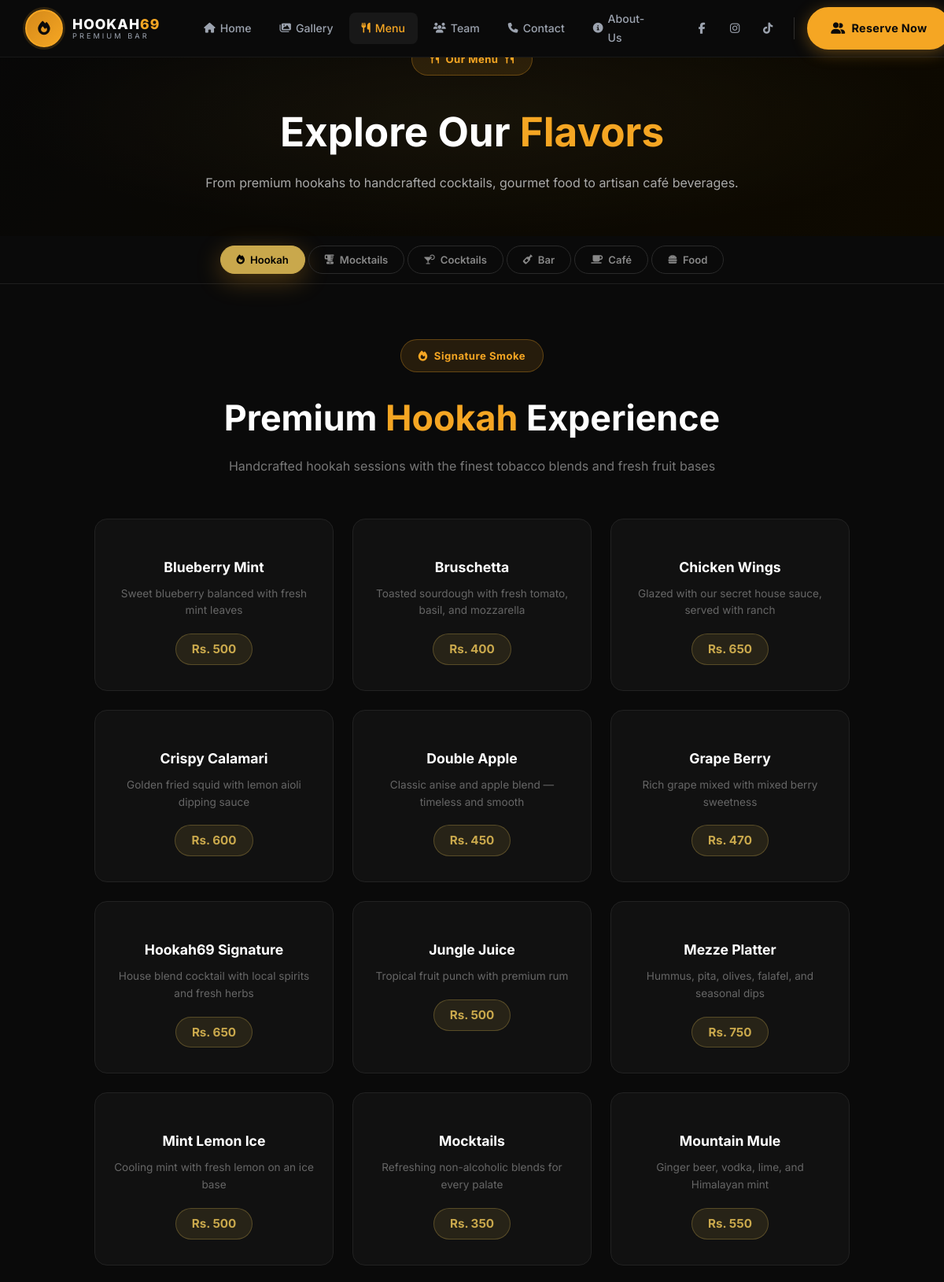
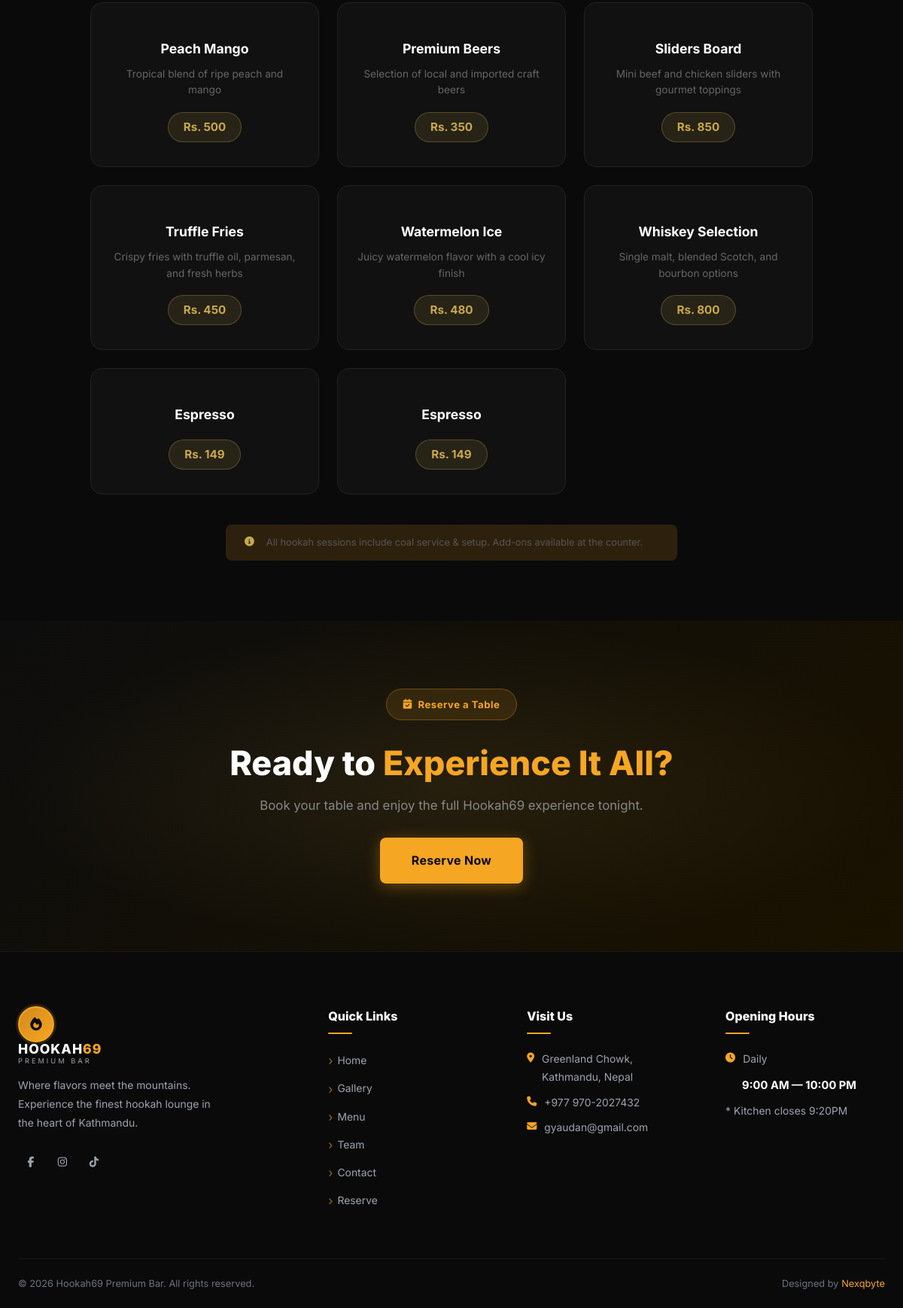
/menu/, run on an earlier commit of the app's database (2 pictures, top to bottom).
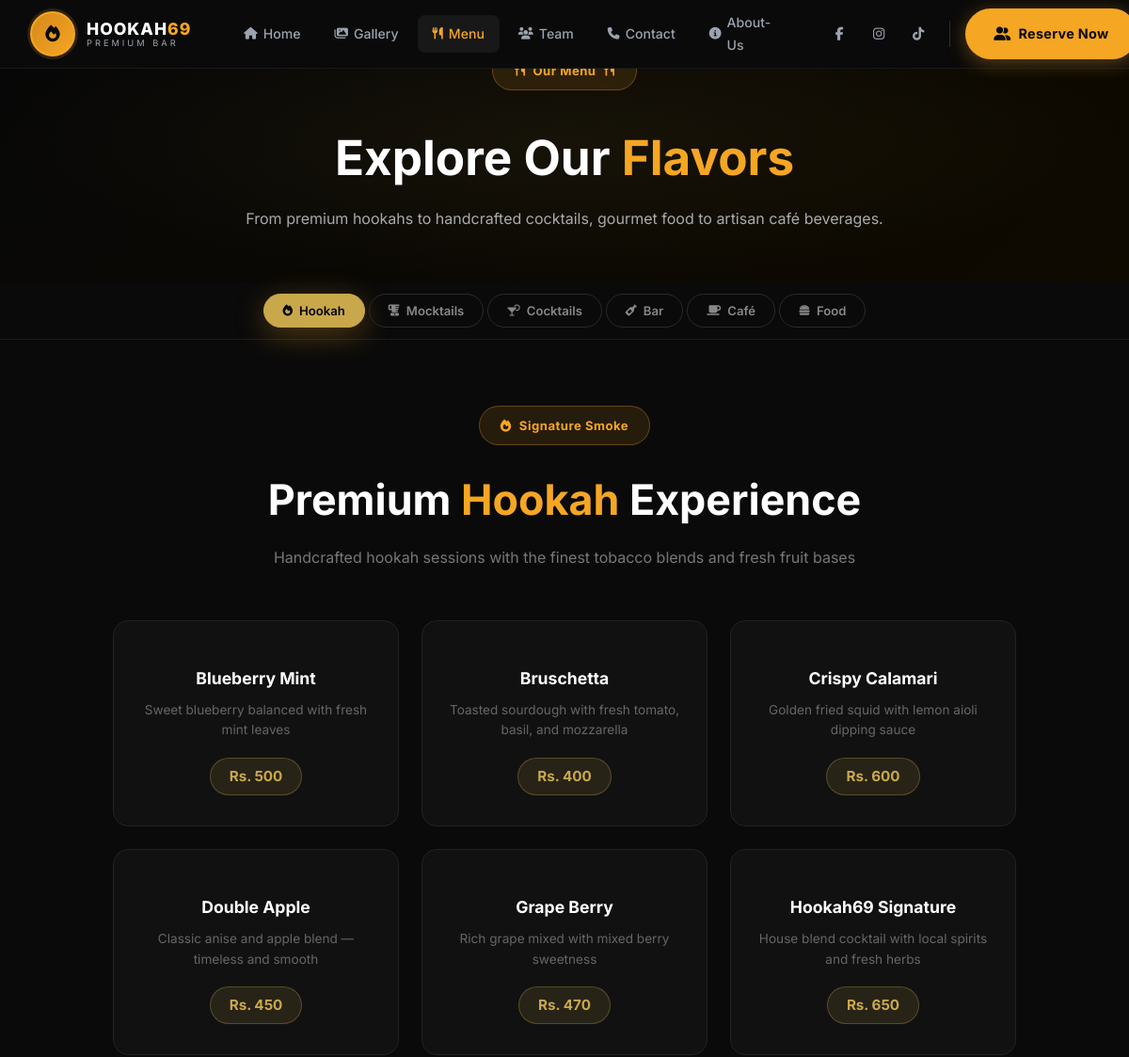
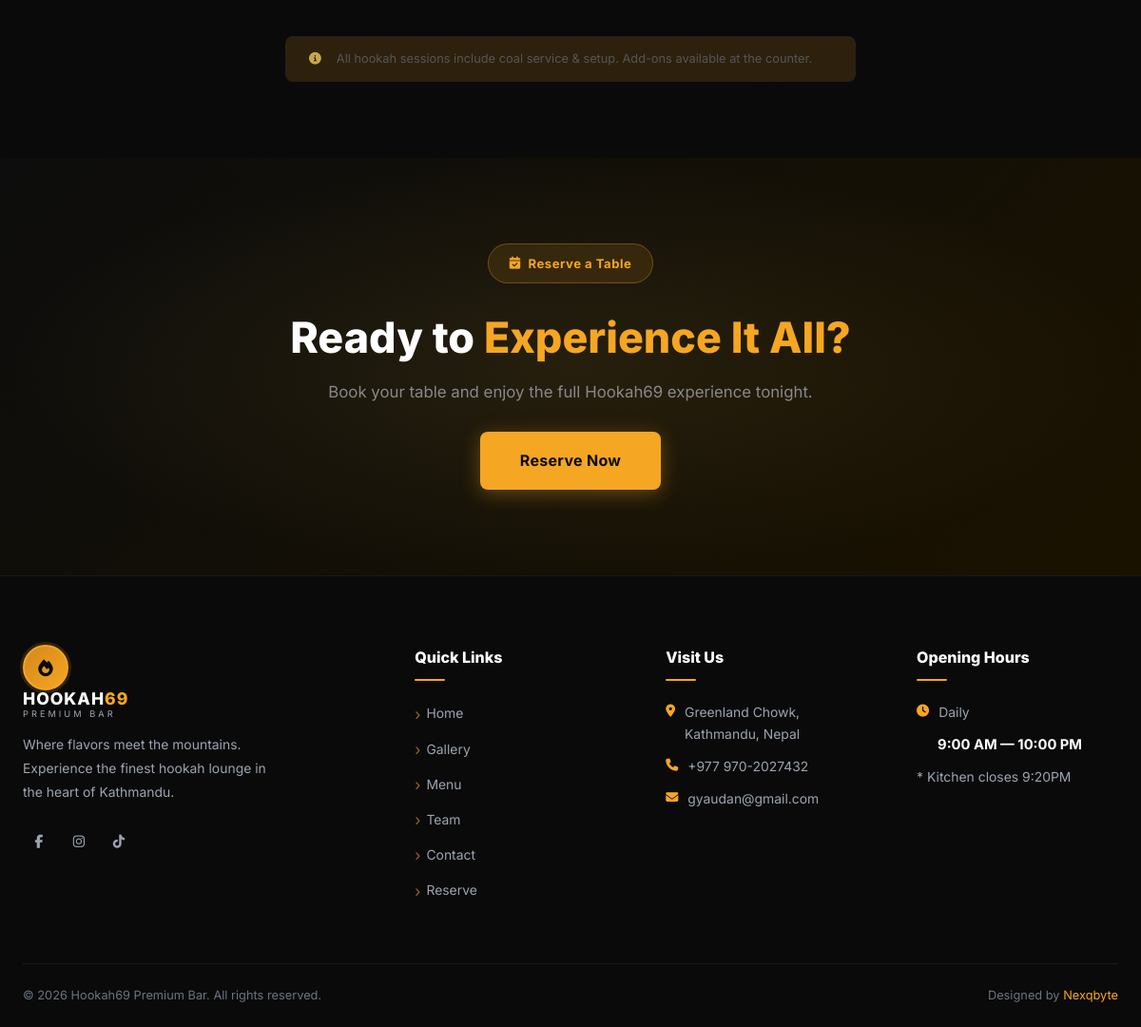
And on a later commit of the database (2 pictures, top to bottom).
### core/models.py (models this page shows, shortened)
class MenuItem(models.Model):
    TAB_CHOICES = [
        ('smoke',     'Hookah / Smoke'),
        ('mocktails', 'Mocktails'),
        ('cocktails', 'Cocktails'),
        ('bar',       'Bar'),
        ('cafe',      'Café'),
        ('food',      'Food'),
    ]
    SUBCATEGORY_CHOICES = [
        ('spirits',      'Spirits'),
        ('wine',         'Wine'),
        ('shots',        'Shots'),
        ('beers',        'Beer'),
        ('espresso',     'Espresso Based'),
        ('ice_espresso', 'Ice Espresso'),
        ('frappes',      'Frappes'),
        ('alternatives', 'Hot & Cold Alternatives'),
        ('milkshakes',   'Milkshakes'),
        ('lassi',        'Lassi'),
        ('matcha',       'Matcha'),
        ('juices',       'Fresh Juices'),
        ('tea',          'Tea'),
        ('salads',       'Salads'),
        ('gravy',        'Gravy with Rice'),
        ('rice_bowl',    'Rice Bowl'),
        ('veg_snacks',   'Veg Snacks'),
        ('nonveg_snacks','Non-Veg Snacks'),
        ('specials',     "Chef's Specials"),
        ('sizzler',      'Sizzler'),
        ('burgers',      'Burgers & Sandwiches'),
        ('chowmien',     'Chowmien'),
        ('noodles',      'Noodles'),
        ('pizza',        'Pizza'),
        ('pasta',        'Pasta'),
        ('momo',         'MO:MO'),
    ]
    BADGE_CHOICES = [
        ('', 'None'),
        ('POPULAR',    'Popular'),
        ('BESTSELLER', 'Bestseller'),
        ('PREMIUM',    'Premium'),
        ('NEW',        'New'),
        ('SPECIAL',    'Special'),
    ]
    tab         = models.CharField(max_length=20, choices=TAB_CHOICES, default='smoke')
    subcategory = models.CharField(max_length=20, choices=SUBCATEGORY_CHOICES, blank=True, default='',
                                   help_text='Required for Bar, Café, and Food items to place them in the right section.')
    name        = models.CharField(max_length=150)
    description = models.TextField(blank=True)
    icon        = models.CharField(max_length=10, blank=True, default='',
                                   help_text='Emoji (e.g. 🍸) or leave blank.')
    badge       = models.CharField(max_length=20, choices=BADGE_CHOICES, blank=True, default='')
    quote       = models.CharField(max_length=200, blank=True, default='',
                                   help_text='Italic tagline shown under the name (mocktails / cocktails).')
    price  = models.CharField(max_length=30, help_text='Main price (or 30ml / Glass / Steam / Small).')
    price2 = models.CharField(max_length=30, blank=True, default='',
                              help_text='Second price (750ml / Bottle / Kothey / Large).')
    price3 = models.CharField(max_length=30, blank=True, default='', help_text='Jhol price (MO:MO only).')
    price4 = models.CharField(max_length=30, blank=True, default='', help_text='Chilly price (MO:MO only).')
    sort_order = models.PositiveIntegerField(default=0, help_text='Lower numbers appear first.')
    is_active  = models.BooleanField(default=True, help_text='Uncheck to hide from menu without deleting.')
    class Meta:
        ordering = ['tab', 'subcategory', 'sort_order', 'name']
    def as_dict(self):  # noqa: keep for view usage
        return {
            'name':        self.name,
            'desc':        self.description,
            'icon':        self.icon,
            'badge':       self.badge,
            'quote':       self.quote,
            'price':       self.price,
            'price2':      self.price2,
            'price3':      self.price3,
            'price4':      self.price4,
            'price30':     self.price,
            'price750':    self.price2,
            'glass':       self.price,
            'bottle':      self.price2,
            'steam':       self.price,
            'kothey':      self.price2,
            'jhol':        self.price3,
            'chilly':      self.price4,
        }

### core/views.py (the view)
# urls.py: path('menu/', views.menu, name='menu'),
def menu(request):
    return render(request, 'core/menu.html', {
        'smoke_items':       _db_or_fallback('smoke',     '',              SMOKE_ITEMS),
        'mocktail_items':    _db_or_fallback('mocktails', '',              MOCKTAIL_ITEMS),
        'cocktail_items':    _db_or_fallback('cocktails', '',              COCKTAIL_ITEMS),
        'spirits':           _db_or_fallback('bar',       'spirits',       SPIRITS),
        'wines':             _db_or_fallback('bar',       'wine',          WINES),
        'shots':             _db_or_fallback('bar',       'shots',         SHOTS),
        'beers':             _db_or_fallback('bar',       'beers',         BEERS),
        'cafe_espresso':     _db_or_fallback('cafe',      'espresso',      CAFE_ESPRESSO),
        'cafe_ice_espresso': _db_or_fallback('cafe',      'ice_espresso',  CAFE_ICE_ESPRESSO),
        'cafe_alternatives': _db_or_fallback('cafe',      'alternatives',  CAFE_ALTERNATIVES),
        'frappes':           _db_or_fallback('cafe',      'frappes',       FRAPPES),
        'milkshakes':        _db_or_fallback('cafe',      'milkshakes',    MILKSHAKES),
        'lassi':             _db_or_fallback('cafe',      'lassi',         LASSI),
        'juices':            _db_or_fallback('cafe',      'juices',        JUICES),
        'matcha':            _db_or_fallback('cafe',      'matcha',        MATCHA),
        'tea':               _db_or_fallback('cafe',      'tea',           TEA),
        'food_salads':       _db_or_fallback('food',      'salads',        FOOD_SALADS),
        'food_gravy':        _db_or_fallback('food',      'gravy',         FOOD_GRAVY),
        'food_rice_bowl':    _db_or_fallback('food',      'rice_bowl',     FOOD_RICE_BOWL),
        'food_veg_snacks':   _db_or_fallback('food',      'veg_snacks',    FOOD_VEG_SNACKS),
        'food_nonveg_snacks':_db_or_fallback('food',      'nonveg_snacks', FOOD_NONVEG_SNACKS),
        'food_special':      _db_or_fallback('food',      'specials',      FOOD_SPECIAL),
        'food_burger':       _db_or_fallback('food',      'burgers',       FOOD_BURGER),
        'food_sizzler':      _db_or_fallback('food',      'sizzler',       FOOD_SIZZLER),
        'food_chowmien':     _db_or_fallback('food',      'chowmien',      FOOD_CHOWMIEN),
        'food_pasta':        _db_or_fallback('food',      'pasta',         FOOD_PASTA),
        'food_pizza':        _db_or_fallback('food',      'pizza',         FOOD_PIZZA),
        'food_noodles':      _db_or_fallback('food',      'noodles',       FOOD_NOODLES),
        'food_momo':         _db_or_fallback('food',      'momo',          FOOD_MOMO),
    })

### core/templates/core/menu.html (shortened to what this page needs)
{% extends 'core/base.html' %}
{% load static %}
{% block content %}
<section class="menu-hero">
    <div class="menu-hero-overlay"></div>
    <div class="menu-hero-content">
        <div class="section-badge"><i class="fas fa-utensils"></i> Our Menu <i class="fas fa-utensils"></i></div>
        <h1>Explore Our <span class="gold">Flavors</span></h1>
        <p>From premium hookahs to handcrafted cocktails, gourmet food to artisan café beverages.</p>
    </div>
</section>
<div class="menu-tab-bar">
    <div class="menu-tabs" id="menuTabs">
        <button class="menu-tab active" data-tab="smoke"><i class="fas fa-fire"></i><span>Hookah</span></button>
        <button class="menu-tab" data-tab="mocktails"><i class="fas fa-blender"></i><span>Mocktails</span></button>
        <button class="menu-tab" data-tab="cocktails"><i class="fas fa-cocktail"></i><span>Cocktails</span></button>
        <button class="menu-tab" data-tab="bar"><i class="fas fa-wine-bottle"></i><span>Bar</span></button>
        <button class="menu-tab" data-tab="cafe"><i class="fas fa-coffee"></i><span>Café</span></button>
        <button class="menu-tab" data-tab="food"><i class="fas fa-hamburger"></i><span>Food</span></button>
    </div>
</div>
<div class="menu-panel active" id="tab-smoke">
    <div class="hookah-panel">
        <div class="panel-header">
            <div class="section-badge"><i class="fas fa-fire"></i> Signature Smoke</div>
            <h2>Premium <span class="gold">Hookah</span> Experience</h2>
            <p>Handcrafted hookah sessions with the finest tobacco blends and fresh fruit bases</p>
        </div>
        <div class="smoke-grid">
            {% for item in smoke_items %}
            <div class="smoke-card{% if item.badge == 'PREMIUM' %} smoke-card--premium{% endif %}">
                <h3 class="smoke-name">{{ item.name }}</h3>
                <p class="smoke-desc">{{ item.desc }}</p>
                <div class="smoke-price">Rs. {{ item.price }}</div>
            </div>
            {% endfor %}
        </div>
        <div class="menu-note"><i class="fas fa-info-circle"></i> All hookah sessions include coal service &amp; setup. Add-ons available at the counter.</div>
    </div>
</div>
<section class="cta-section">
    <div class="cta-content">
        <div class="section-badge" style="justify-content:center;display:inline-flex;"><i class="fas fa-calendar-check"></i> Reserve a Table</div>
        <h2>Ready to <span class="gold">Experience It All?</span></h2>
        <p>Book your table and enjoy the full Hookah69 experience tonight.</p>
        <a href="{% url 'reserve' %}" class="btn btn-orange btn-lg">Reserve Now</a>
    </div>
</section>
{% endblock %}

### core/templates/core/base.html (shortened to what this page needs)
{% load static %}
<!DOCTYPE html>
<html lang="en">
<head>
    <link rel="stylesheet" href="{% static 'core/css/style.css' %}" />
    <link rel="stylesheet" href="https://cdnjs.cloudflare.com/ajax/libs/font-awesome/6.5.0/css/all.min.css" />
</head>
<body>
<nav class="navbar" id="navbar">
    <div class="nav-container">
        <a href="{% url 'index' %}" class="nav-logo">
            <div class="logo-icon-wrap">
                <i class="fas fa-fire logo-icon"></i>
            </div>
            <div class="logo-text">
                <span class="logo-main">HOOKAH<span>69</span></span>
                <span class="logo-sub">Premium Bar</span>
            </div>
        </a>
        <ul class="nav-links" id="navLinks">
            <li><a href="{% url 'index' %}" class="nav-link {% if request.resolver_match.url_name == 'index' %}active{% endif %}"><i class="fas fa-home"></i> Home</a></li>
            <li><a href="{% url 'gallery' %}" class="nav-link {% if request.resolver_match.url_name == 'gallery' %}active{% endif %}"><i class="fas fa-images"></i> Gallery</a></li>
            <li><a href="{% url 'menu' %}" class="nav-link {% if request.resolver_match.url_name == 'menu' %}active{% endif %}"><i class="fas fa-utensils"></i> Menu</a></li>
            <li><a href="{% url 'team' %}" class="nav-link {% if request.resolver_match.url_name == 'team' %}active{% endif %}"><i class="fas fa-users"></i> Team</a></li>
            <li><a href="{% url 'contact' %}" class="nav-link {% if request.resolver_match.url_name == 'contact' %}active{% endif %}"><i class="fas fa-phone"></i> Contact</a></li>
            <li><a href="{% url 'about' %}" class="nav-link {% if request.resolver_match.url_name == 'about' %}active{% endif %}"><i class="fas fa-info-circle"></i> About-Us</a></li>
        </ul>
        <div class="nav-right">
            <div class="social-icons">
                <a href="#" class="social-icon" aria-label="Facebook"><i class="fab fa-facebook-f"></i></a>
                <a href="#" class="social-icon" aria-label="Instagram"><i class="fab fa-instagram"></i></a>
                <a href="#" class="social-icon" aria-label="TikTok"><i class="fab fa-tiktok"></i></a>
            </div>
            <a href="{% url 'reserve' %}" class="btn btn-orange"><i class="fas fa-user-friends"></i> Reserve Now</a>
        </div>
    </div>
</nav>
{% block content %}{% endblock %}
<footer class="footer">
    <div class="footer-container">
        <div class="footer-brand">
            <a href="{% url 'index' %}" class="nav-logo footer-logo">
                <div class="logo-icon-wrap">
                    <i class="fas fa-fire logo-icon"></i>
                </div>
                <div class="logo-text">
                    <span class="logo-main">HOOKAH<span>69</span></span>
                    <span class="logo-sub">Premium Bar</span>
                </div>
            </a>
            <p class="footer-tagline">Where flavors meet the mountains. Experience the finest hookah lounge in the heart of Kathmandu.</p>
            <div class="footer-social">
                <a href="#" class="social-icon" aria-label="Facebook"><i class="fab fa-facebook-f"></i></a>
                <a href="#" class="social-icon" aria-label="Instagram"><i class="fab fa-instagram"></i></a>
                <a href="#" class="social-icon" aria-label="TikTok"><i class="fab fa-tiktok"></i></a>
            </div>
        </div>
        <div class="footer-col">
            <h4 class="footer-heading">Quick Links</h4>
            <ul class="footer-links">
                <li><a href="{% url 'index' %}">Home</a></li>
                <li><a href="{% url 'gallery' %}">Gallery</a></li>
                <li><a href="{% url 'menu' %}">Menu</a></li>
                <li><a href="{% url 'team' %}">Team</a></li>
                <li><a href="{% url 'contact' %}">Contact</a></li>
                <li><a href="{% url 'reserve' %}">Reserve</a></li>
            </ul>
        </div>
        <div class="footer-col">
            <h4 class="footer-heading">Visit Us</h4>
            <ul class="footer-info">
                <li><i class="fas fa-map-marker-alt"></i> Greenland Chowk, Kathmandu, Nepal</li>
                <li><i class="fas fa-phone"></i> +977 970-2027432</li>
                <li><i class="fas fa-envelope"></i> gyaudan@gmail.com</li>
            </ul>
        </div>
        <div class="footer-col">
            <h4 class="footer-heading">Opening Hours</h4>
            <ul class="footer-info">
                <li><i class="fas fa-clock"></i> Daily</li>
                <li class="hours">9:00 AM — 10:00 PM</li>
                <li>* Kitchen closes 9:20PM</li>
            </ul>
        </div>
    </div>
    <div class="footer-bottom">
        <p>© 2026 Hookah69 Premium Bar. All rights reserved.</p>
        <p>Designed by <span class="orange">Nexqbyte</span></p>
    </div>
</footer>
</body>
</html>

What changed in the data, as far as the page shows it:
removed MenuItem: name "Chicken Wings", desc "Glazed with our secret house sauce, served with ranch", price "650"
removed MenuItem: name "Jungle Juice", desc "Tropical fruit punch with premium rum", price "500"
removed MenuItem: name "Mezze Platter", desc "Hummus, pita, olives, falafel, and seasonal dips", price "750"
removed MenuItem: name "Mint Lemon Ice", desc "Cooling mint with fresh lemon on an ice base", price "500"
removed MenuItem: name "Mocktails", desc "Refreshing non-alcoholic blends for every palate", price "350"
removed MenuItem: name "Mountain Mule", desc "Ginger beer, vodka, lime, and Himalayan mint", price "550"
removed MenuItem: name "Peach Mango", desc "Tropical blend of ripe peach and mango", price "500"
removed MenuItem: name "Premium Beers", desc "Selection of local and imported craft beers", price "350"
removed MenuItem: name "Sliders Board", desc "Mini beef and chicken sliders with gourmet toppings", price "850"
removed MenuItem: name "Truffle Fries", desc "Crispy fries with truffle oil, parmesan, and fresh herbs", price "450"
removed MenuItem: name "Watermelon Ice", desc "Juicy watermelon flavor with a cool icy finish", price "480"
removed MenuItem: name "Whiskey Selection", desc "Single malt, blended Scotch, and bourbon options", price "800"
removed MenuItem: name "Espresso", price "149"
removed MenuItem: name "Espresso", price "149"
Also different on the page:
list line gone: "Rs."
